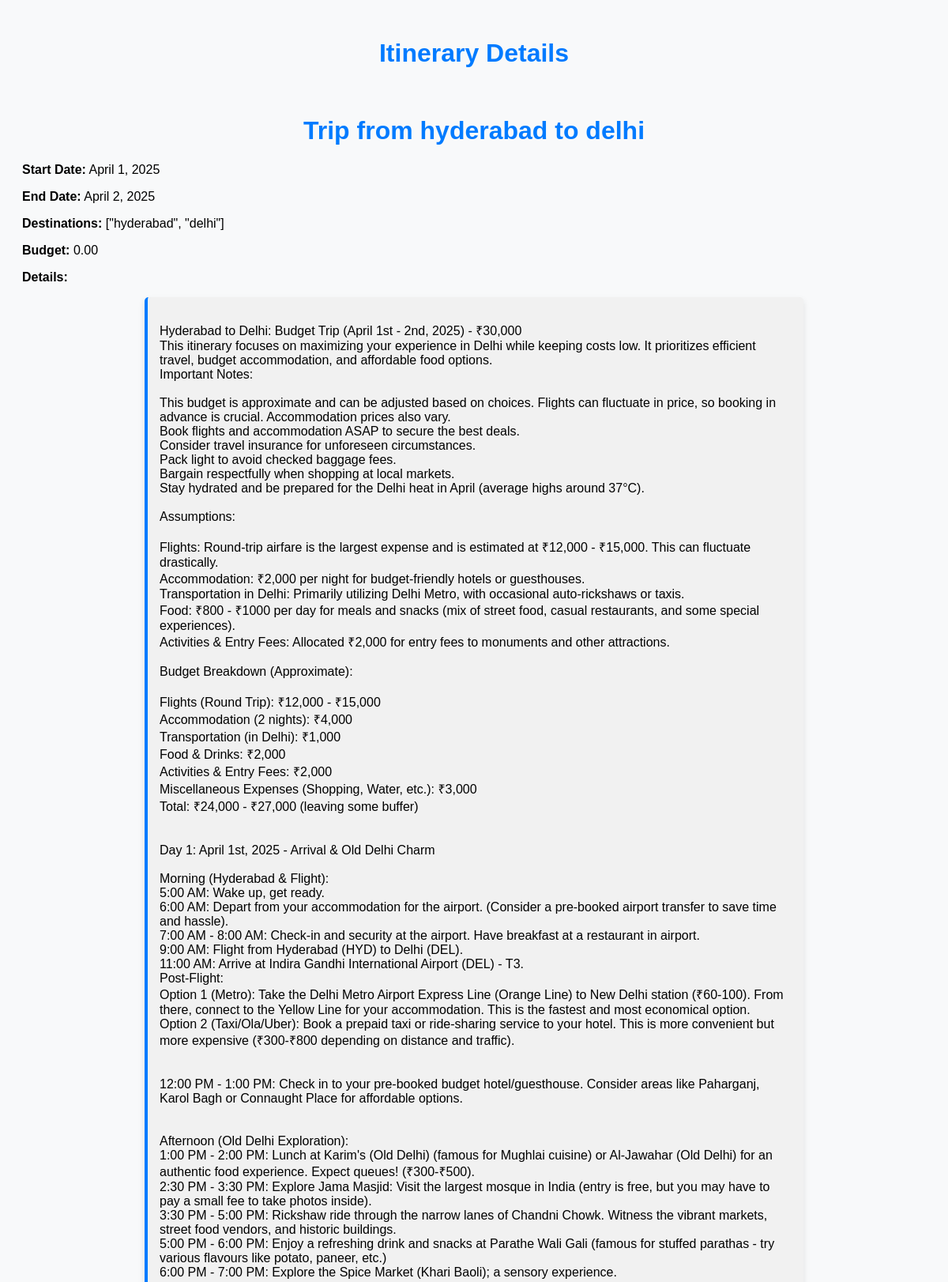
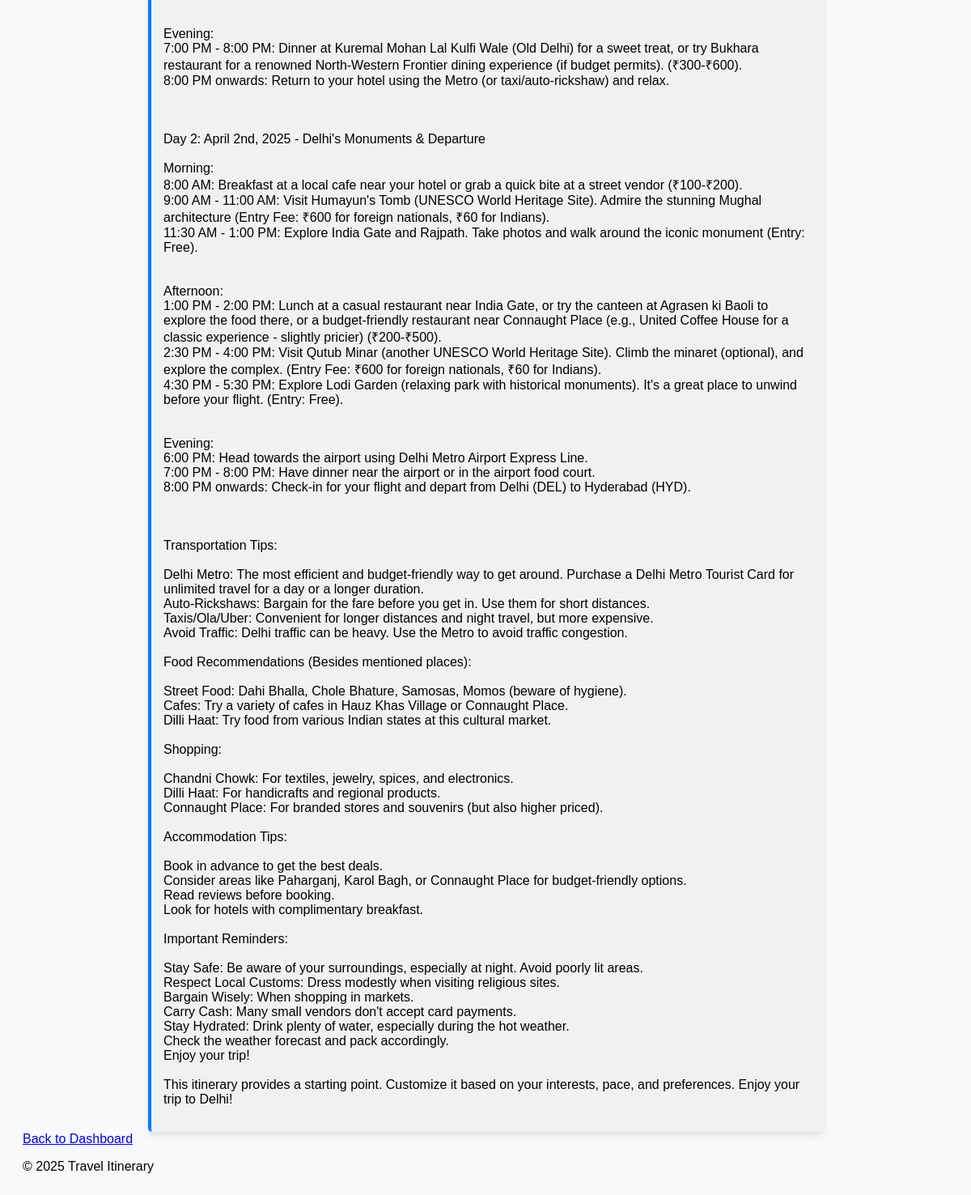
Page /itinerary/33/ on the committed database (2 pictures, top to bottom).
### itineraries/models.py (models this page shows, shortened)
class Itinerary(models.Model):
    TRAVEL_MODE_CHOICES = [
        ("car", "Car"),
        ("bus", "Bus"),
        ("train", "Train"),
        ("flight", "Flight"),
    ]
    user = models.ForeignKey(User, on_delete=models.CASCADE, related_name='itineraries')
    title = models.CharField(max_length=100)
    start_date = models.DateField()
    end_date = models.DateField()
    travel_mode = models.CharField(
        max_length=10,
        choices=TRAVEL_MODE_CHOICES,
        default="car"
    )
    budget = models.DecimalField(max_digits=10, decimal_places=2, null=True, blank=True)
    destinations = models.TextField()  # Simplified: store as JSON string
    content = models.TextField()       #  AI-generated itinerary text
    created_at = models.DateTimeField(auto_now_add=True)

### itineraries/views.py (the view)
# urls.py: path('itinerary/<int:itinerary_id>/', views.itinerary_detail, name='itinerary_detail'),
def itinerary_detail(request, itinerary_id):
    itinerary = get_object_or_404(Itinerary, id=itinerary_id)
    return render(request, 'itinerary_detail.html', {'itinerary': itinerary})

### itineraries/templates/itinerary_detail.html (shortened to what this page needs)
{% load static %}
<!DOCTYPE html>
<html lang="en">
<head>
    <link rel="stylesheet" href="{% static 'display.css' %}">
</head>
<body>
    <header>
        <h1>Itinerary Details</h1>
        <br>
    </header>
    <main>
        <h1>{{ itinerary.title }}</h1>
        <p><strong>Start Date:</strong> {{ itinerary.start_date }}</p>
        <p><strong>End Date:</strong> {{ itinerary.end_date }}</p>
        <p><strong>Destinations:</strong> {{ itinerary.destinations }}</p>
        <p><strong>Budget:</strong> {{ itinerary.budget }}</p>
        <p><strong>Details:</strong></p>
        <div class="itinerary-box container">
            <p>{{ itinerary.content|linebreaksbr }}</p>
        </div>
        <a href="{% url 'dashboard' %}">Back to Dashboard</a>
    </main>
    <footer>
        <p>&copy; 2025 Travel Itinerary</p>
    </footer>
</body>
</html>

### static/display.css (style rules this page uses)
body { font-family: Arial, sans-serif; background: #f8f9fa; padding: 20px; }
.container { max-width: 800px; margin: auto; background: white; padding: 20px; box-shadow: 0px 4px 8px rgba(0, 0, 0, 0.1); border-radius: 10px; }
h1 { text-align: center; color: #007bff; }
.itinerary-box { background: #f1f1f1; padding: 15px; border-left: 4px solid #007bff; margin-top: 10px; border-radius: 5px; }

### rows in the picture
Itinerary: title "Trip from hyderabad to delhi", start_date "April 1, 2025", end_date "April 2, 2025", destinations "[\"hyderabad\", \"delhi\"]", budget "0.00", content "Hyderabad to Delhi: Budget Trip (April 1st - 2nd, 2025) - ₹30,000 This itinerary focuses on maximizing your experience in Delhi while keeping costs low. It prioritizes efficient travel, budget accommodation, and affordable food options. Important Notes: This budget is approximate and can be adjusted based on choices. Flights can fluctuate in price, so booking in advance is crucial. Accommodation prices also vary. Book flights and accommodation ASAP to secure the best deals. Consider travel insurance for unforeseen circumstances. Pack light to avoid checked baggage fees. Bargain respectfully when shopping at local markets. Stay hydrated and be prepared for the Delhi heat in April (average…"
